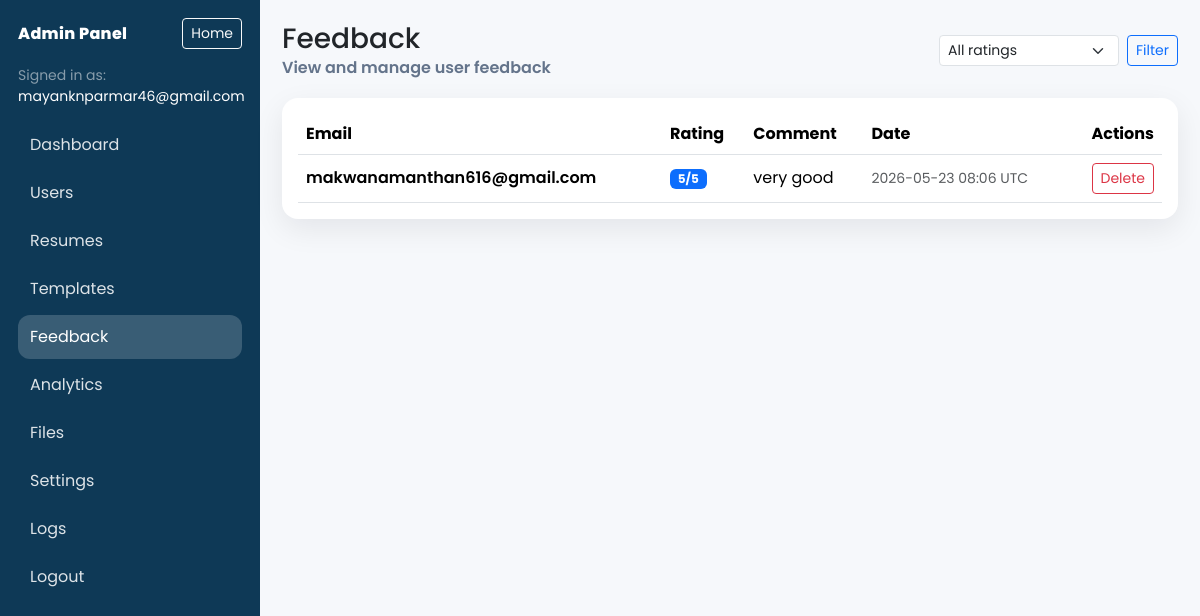
Page /admin/feedback (signed in) on the committed database.
### app.py (models this page shows)
class Admin(db.Model):
    id = db.Column(db.Integer, primary_key=True)
    email = db.Column(db.String(100), unique=True, nullable=False)
    password_hash = db.Column(db.String(200), nullable=False)
    is_active = db.Column(db.Boolean, default=True, nullable=False)
    created_at = db.Column(db.DateTime, default=datetime.utcnow, nullable=False)
    last_login_at = db.Column(db.DateTime)

class Feedback(db.Model):
    id = db.Column(db.Integer, primary_key=True)
    user_email = db.Column(db.String(100), nullable=False)
    rating = db.Column(db.Integer, nullable=False)
    comment = db.Column(db.Text, nullable=False)
    created_at = db.Column(db.DateTime, default=datetime.utcnow, nullable=False)

### app.py (the view)
@app.route('/admin/feedback')
@admin_required
def admin_feedback():
    rating = (request.args.get('rating') or '').strip()
    query = Feedback.query
    if rating.isdigit():
        query = query.filter(Feedback.rating == int(rating))
    feedback_entries = query.order_by(Feedback.created_at.desc()).all()
    return render_template('admin/feedback.html', feedback_entries=feedback_entries, selected_rating=rating, admin=session.get('admin'))

### app.py (called while the page is built, shortened)
def admin_required(view_func):
    @wraps(view_func)
    def wrapper(*args, **kwargs):
        admin_session = session.get('admin') or {}
        admin_email = (admin_session.get('email') or '').strip().lower()
        if not admin_email:
            return redirect(url_for('admin_login', next=request.path))
        admin = Admin.query.filter(func.lower(Admin.email) == admin_email).first()
        if not admin or not admin.is_active:
            session.pop('admin', None)
            return redirect(url_for('admin_login', next=request.path))
        return view_func(*args, **kwargs)
    return wrapper

def get_setting_value(key, default=''):
    key_value = (key or '').strip()
    if not key_value:
        return default
    entry = AdminSetting.query.filter(AdminSetting.key == key_value).first()
    return entry.value if entry else default

def apply_runtime_env_overrides():
    mapping = {
        'AI_PROVIDER': 'ai_provider',
        'OPENAI_API_KEY': 'openai_api_key',
        'OPENAI_MODEL': 'openai_model',
        'GOOGLE_API_KEY': 'google_api_key',
        'GOOGLE_MODEL': 'google_model',
        'GROQ_API_KEY': 'groq_api_key',
        'GROQ_MODEL': 'groq_model',
    }
    for env_key, setting_key in mapping.items():
        value = (get_setting_value(setting_key, '') or '').strip()
        if value:
            os.environ[env_key] = value

@app.before_request
def _maintenance_mode_guard():
    if request.path.startswith('/static/') or request.path.startswith('/uploaded-photos/'):
        return None
    try:
        apply_runtime_env_overrides()
    except Exception:
        pass
    if request.path.startswith('/admin'):
        return None

### templates/admin/feedback.html (shortened to what this page needs)
{% extends "admin/_layout.html" %}
{% block page_title %}Feedback{% endblock %}
{% block page_subtitle %}View and manage user feedback{% endblock %}
{% block actions %}
  <form method="get" class="d-flex gap-2 align-items-center">
    <select class="form-select form-select-sm" name="rating" style="width: 180px;">
      <option value="" {% if not selected_rating %}selected{% endif %}>All ratings</option>
    </select>
    <button class="btn btn-sm btn-outline-primary" type="submit">Filter</button>
  </form>
{% endblock %}
{% block content %}
  <div class="card admin-card p-3">
    <div class="table-responsive">
      <table class="table align-middle mb-0">
        <thead>
          <tr>
            <th>Email</th>
            <th>Rating</th>
            <th>Comment</th>
            <th>Date</th>
            <th class="text-end">Actions</th>
          </tr>
        </thead>
        <tbody>
          {% for f in feedback_entries %}
          <tr>
            <td class="fw-semibold">{{ f.user_email }}</td>
            <td><span class="badge text-bg-primary">{{ f.rating }}/5</span></td>
            <td style="max-width: 680px;">{{ f.comment }}</td>
            <td class="text-muted small">{{ f.created_at.strftime('%Y-%m-%d %H:%M') }} UTC</td>
            <td class="text-end">
              <form method="post" action="{{ url_for('admin_feedback_delete', feedback_id=f.id) }}" class="d-inline" onsubmit="return confirm('Delete feedback?');">
                <button class="btn btn-sm btn-outline-danger" type="submit">Delete</button>
              </form>
            </td>
          </tr>
          {% endfor %}
        </tbody>
      </table>
    </div>
  </div>
{% endblock %}

### templates/admin/_layout.html (shortened to what this page needs)
<!DOCTYPE html>
<html lang="en">
<head>
  <link href="https://cdn.jsdelivr.net/npm/bootstrap@5.3.2/dist/css/bootstrap.min.css" rel="stylesheet" />
  <link rel="stylesheet" href="{{ url_for('static', filename='css/style.css') }}" />
</head>
<body>
  <div class="admin-shell">
    <aside class="admin-sidebar">
      <div class="d-flex align-items-center justify-content-between mb-3">
        <div class="admin-brand">Admin Panel</div>
        <a class="btn btn-sm btn-outline-light" href="{{ url_for('home') }}">Home</a>
      </div>
      <div class="small text-white-50 mb-3">
        Signed in as: <span class="text-white">{{ (admin.email if admin else '') }}</span>
      </div>
      {% set p = request.path %}
      <nav class="admin-nav d-grid gap-1">
        <a class="{% if p.startswith('/admin/dashboard') %}active{% endif %}" href="{{ url_for('admin_dashboard') }}">Dashboard</a>
        <a class="{% if p.startswith('/admin/users') %}active{% endif %}" href="{{ url_for('admin_users') }}">Users</a>
        <a class="{% if p.startswith('/admin/resumes') %}active{% endif %}" href="{{ url_for('admin_resumes') }}">Resumes</a>
        <a class="{% if p.startswith('/admin/templates') %}active{% endif %}" href="{{ url_for('admin_templates') }}">Templates</a>
        <a class="{% if p.startswith('/admin/feedback') %}active{% endif %}" href="{{ url_for('admin_feedback') }}">Feedback</a>
        <a class="{% if p.startswith('/admin/analytics') %}active{% endif %}" href="{{ url_for('admin_analytics') }}">Analytics</a>
        <a class="{% if p.startswith('/admin/files') %}active{% endif %}" href="{{ url_for('admin_files') }}">Files</a>
        <a class="{% if p.startswith('/admin/settings') %}active{% endif %}" href="{{ url_for('admin_settings') }}">Settings</a>
        <a class="{% if p.startswith('/admin/logs') %}active{% endif %}" href="{{ url_for('admin_logs') }}">Logs</a>
        <a href="{{ url_for('admin_logout') }}">Logout</a>
      </nav>
    </aside>
    <main class="admin-main">
      <div class="admin-topbar">
        <div>
          <h3 class="mb-0">{% block page_title %}Admin{% endblock %}</h3>
          <div class="meta">{% block page_subtitle %}{% endblock %}</div>
        </div>
        {% block actions %}{% endblock %}
      </div>
      {% block content %}{% endblock %}
    </main>
  </div>
</body>
</html>

### static/css/style.css (style rules this page uses)
html, body { height: 100%; font-family: "Poppins", sans-serif; margin: 0; padding: 0; }

### templates/admin/_layout.html (style rules this page uses)
body { font-family: "Poppins", "Segoe UI", sans-serif; }
.admin-shell { min-height: 100vh; display: grid; grid-template-columns: 260px 1fr; background: #0b1f2a; }
.admin-sidebar { background: rgba(15, 58, 87, 0.98); color: #fff; padding: 18px; }
.admin-brand { font-weight: 800; letter-spacing: 0.02em; }
.admin-nav a { color: rgba(255,255,255,0.86); text-decoration: none; padding: 10px 12px; border-radius: 12px; display: flex; align-items: center; justify-content: space-between; }
.admin-nav a.active { background: rgba(255,255,255,0.18); color: #fff; }
.admin-main { background: #f6f8fb; padding: 22px; }
.admin-card { border: 0; border-radius: 16px; box-shadow: 0 10px 30px rgba(2, 6, 23, 0.08); }
.admin-topbar { display: flex; align-items: center; justify-content: space-between; margin-bottom: 18px; gap: 12px; }
.admin-topbar .meta { color: #64748b; font-weight: 600; }

### rows in the picture
Admin: email "mayanknparmar46@gmail.com"
Feedback: user_email "makwanamanthan616@gmail.com", rating "5", comment "very good", created_at "2026-05-23 08:06"
